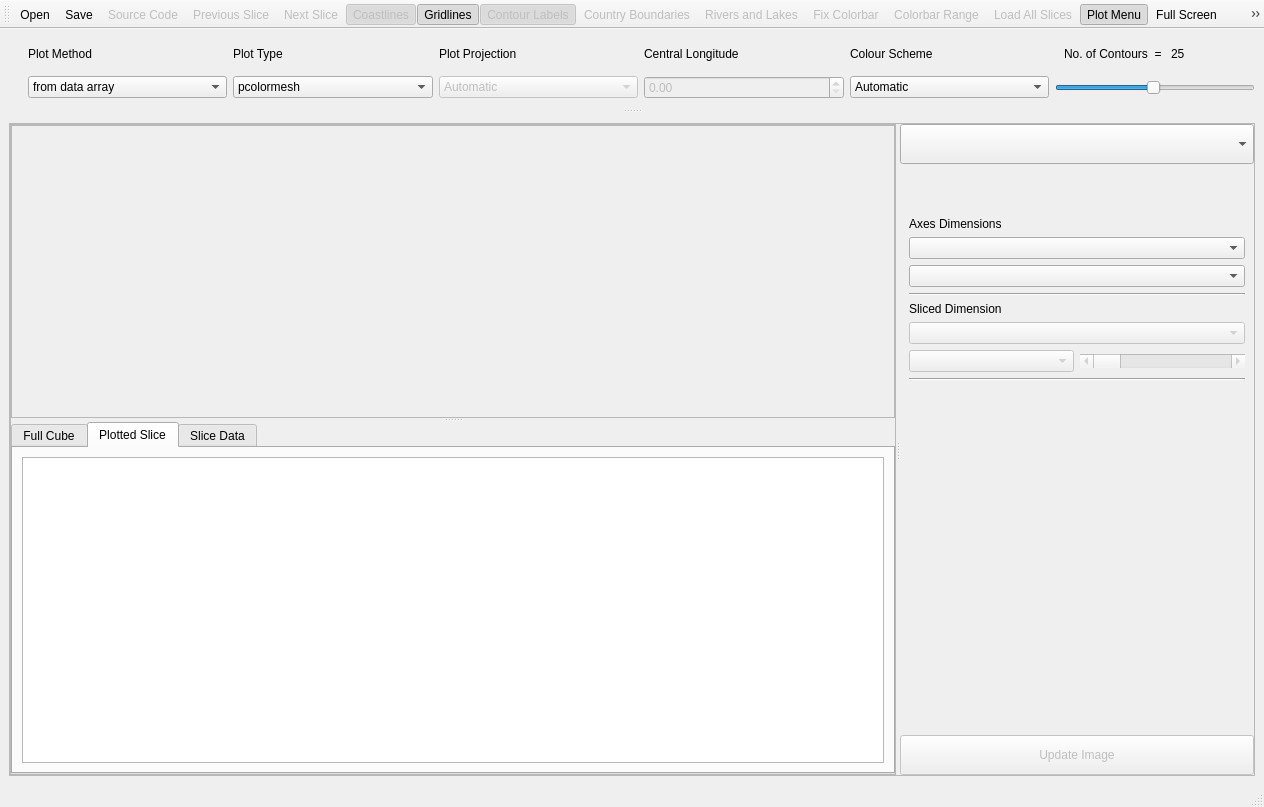
<?xml version="1.0" encoding="UTF-8"?>
<ui version="4.0">
 <class>MainWindow</class>
 <widget class="QMainWindow" name="MainWindow">
  <property name="geometry">
   <rect>
    <x>0</x>
    <y>0</y>
    <width>1264</width>
    <height>807</height>
   </rect>
  </property>
  <property name="windowTitle">
   <string>cubeviz</string>
  </property>
  <widget class="QWidget" name="centralwidget">
   <layout class="QGridLayout" name="gridLayout_5">
    <item row="0" column="0">
     <widget class="QSplitter" name="splitter">
      <property name="frameShape">
       <enum>QFrame::StyledPanel</enum>
      </property>
      <property name="frameShadow">
       <enum>QFrame::Plain</enum>
      </property>
      <property name="orientation">
       <enum>Qt::Horizontal</enum>
      </property>
      <widget class="QWidget" name="gridLayoutWidget">
       <layout class="QGridLayout" name="gridLayout_3">
        <item row="0" column="0">
         <widget class="QSplitter" name="splitter_2">
          <property name="frameShape">
           <enum>QFrame::StyledPanel</enum>
          </property>
          <property name="orientation">
           <enum>Qt::Vertical</enum>
          </property>
          <widget class="QFrame" name="frame">
           <property name="minimumSize">
            <size>
             <width>500</width>
             <height>200</height>
            </size>
           </property>
           <property name="maximumSize">
            <size>
             <width>16777215</width>
             <height>16777215</height>
            </size>
           </property>
           <property name="frameShape">
            <enum>QFrame::StyledPanel</enum>
           </property>
           <property name="frameShadow">
            <enum>QFrame::Raised</enum>
           </property>
           <layout class="QGridLayout" name="gridLayout_6">
            <item row="1" column="0">
             <widget class="MatplotlibWidget" name="matplotlib_display" native="true">
              <property name="minimumSize">
               <size>
                <width>300</width>
                <height>180</height>
               </size>
              </property>
             </widget>
            </item>
           </layout>
          </widget>
          <widget class="QTabWidget" name="cube_info_tab">
           <property name="minimumSize">
            <size>
             <width>300</width>
             <height>0</height>
            </size>
           </property>
           <property name="toolTip">
            <string/>
           </property>
           <property name="currentIndex">
            <number>1</number>
           </property>
           <widget class="QWidget" name="print_cube_tab">
            <property name="toolTip">
             <string>displays the summary of the loaded cube</string>
            </property>
            <attribute name="title">
             <string>Full Cube</string>
            </attribute>
            <layout class="QGridLayout" name="gridLayout">
             <item row="0" column="0">
              <widget class="QTextBrowser" name="print_cube_browser">
               <property name="font">
                <font>
                 <family>DejaVu Sans Mono</family>
                 <pointsize>10</pointsize>
                 <weight>50</weight>
                 <italic>false</italic>
                 <bold>false</bold>
                </font>
               </property>
               <property name="styleSheet">
                <string notr="true">font: 10pt &quot;Liberation Mono&quot;;
font: 10pt &quot;DejaVu Sans Mono&quot;;</string>
               </property>
               <property name="verticalScrollBarPolicy">
                <enum>Qt::ScrollBarAsNeeded</enum>
               </property>
               <property name="horizontalScrollBarPolicy">
                <enum>Qt::ScrollBarAsNeeded</enum>
               </property>
               <property name="lineWrapMode">
                <enum>QTextEdit::NoWrap</enum>
               </property>
              </widget>
             </item>
            </layout>
           </widget>
           <widget class="QWidget" name="print_slice_tab">
            <property name="toolTip">
             <string>displays the summary of the currently plotted slice</string>
            </property>
            <attribute name="title">
             <string>Plotted Slice</string>
            </attribute>
            <layout class="QGridLayout" name="gridLayout_2">
             <item row="0" column="0">
              <widget class="QTextBrowser" name="print_cube_slice_browser">
               <property name="font">
                <font>
                 <family>DejaVu Sans Mono</family>
                 <pointsize>10</pointsize>
                 <weight>50</weight>
                 <italic>false</italic>
                 <bold>false</bold>
                </font>
               </property>
               <property name="styleSheet">
                <string notr="true">font: 10pt &quot;DejaVu Sans Mono&quot;;</string>
               </property>
              </widget>
             </item>
            </layout>
           </widget>
           <widget class="QWidget" name="data_tab">
            <property name="toolTip">
             <string>Displays the data contained within the currently plotted slice</string>
            </property>
            <attribute name="title">
             <string>Slice Data</string>
            </attribute>
            <layout class="QGridLayout" name="gridLayout_8"/>
           </widget>
          </widget>
         </widget>
        </item>
       </layout>
      </widget>
      <widget class="QWidget" name="gridLayoutWidget_2">
       <layout class="QVBoxLayout" name="verticalLayout">
        <item>
         <widget class="QComboBox" name="select_cube">
          <property name="minimumSize">
           <size>
            <width>100</width>
            <height>40</height>
           </size>
          </property>
          <property name="maximumSize">
           <size>
            <width>16777215</width>
            <height>16777215</height>
           </size>
          </property>
          <property name="toolTip">
           <string>Select which cube to view from the current file</string>
          </property>
         </widget>
        </item>
        <item>
         <widget class="QFrame" name="dim_options_frame">
          <property name="minimumSize">
           <size>
            <width>200</width>
            <height>0</height>
           </size>
          </property>
          <property name="maximumSize">
           <size>
            <width>16777215</width>
            <height>16777215</height>
           </size>
          </property>
          <layout class="QGridLayout" name="gridLayout_9">
           <item row="1" column="0" colspan="2">
            <widget class="QLabel" name="axes_dimensions_label">
             <property name="maximumSize">
              <size>
               <width>16777215</width>
               <height>40</height>
              </size>
             </property>
             <property name="text">
              <string>Axes Dimensions</string>
             </property>
            </widget>
           </item>
           <item row="3" column="0" colspan="2">
            <widget class="QComboBox" name="select_dimension_1">
             <property name="maximumSize">
              <size>
               <width>16777215</width>
               <height>16777215</height>
              </size>
             </property>
             <property name="toolTip">
              <string>Selects the Dimensions to be plotted against</string>
             </property>
            </widget>
           </item>
           <item row="4" column="0" colspan="2">
            <widget class="QComboBox" name="select_dimension_2">
             <property name="maximumSize">
              <size>
               <width>16777215</width>
               <height>16777215</height>
              </size>
             </property>
             <property name="toolTip">
              <string>Selects the Dimensions to be plotted against</string>
             </property>
            </widget>
           </item>
           <item row="5" column="0" colspan="2">
            <widget class="Line" name="line">
             <property name="orientation">
              <enum>Qt::Horizontal</enum>
             </property>
            </widget>
           </item>
           <item row="6" column="0" colspan="2">
            <widget class="QLabel" name="sliced_dimensions_label">
             <property name="maximumSize">
              <size>
               <width>16777215</width>
               <height>40</height>
              </size>
             </property>
             <property name="text">
              <string>Sliced Dimension</string>
             </property>
            </widget>
           </item>
           <item row="7" column="0" colspan="2">
            <widget class="QComboBox" name="select_sliced_dim">
             <property name="enabled">
              <bool>false</bool>
             </property>
             <property name="maximumSize">
              <size>
               <width>16777215</width>
               <height>16777215</height>
              </size>
             </property>
             <property name="toolTip">
              <string>Select the dimension that you wish to take slices through</string>
             </property>
            </widget>
           </item>
           <item row="9" column="0">
            <widget class="QComboBox" name="select_slice_combo">
             <property name="enabled">
              <bool>false</bool>
             </property>
             <property name="maximumSize">
              <size>
               <width>16777215</width>
               <height>16777215</height>
              </size>
             </property>
             <property name="toolTip">
              <string>Select the slice you wish to view</string>
             </property>
            </widget>
           </item>
           <item row="9" column="1">
            <widget class="QScrollBar" name="select_slice_scroll">
             <property name="enabled">
              <bool>false</bool>
             </property>
             <property name="maximumSize">
              <size>
               <width>16777215</width>
               <height>16777215</height>
              </size>
             </property>
             <property name="toolTip">
              <string>Select the slice you wish to view</string>
             </property>
             <property name="orientation">
              <enum>Qt::Horizontal</enum>
             </property>
            </widget>
           </item>
           <item row="13" column="0">
            <spacer name="verticalSpacer">
             <property name="orientation">
              <enum>Qt::Vertical</enum>
             </property>
             <property name="sizeHint" stdset="0">
              <size>
               <width>20</width>
               <height>40</height>
              </size>
             </property>
            </spacer>
           </item>
           <item row="0" column="0">
            <spacer name="verticalSpacer_3">
             <property name="orientation">
              <enum>Qt::Vertical</enum>
             </property>
             <property name="sizeHint" stdset="0">
              <size>
               <width>20</width>
               <height>40</height>
              </size>
             </property>
            </spacer>
           </item>
           <item row="0" column="1">
            <spacer name="verticalSpacer_4">
             <property name="orientation">
              <enum>Qt::Vertical</enum>
             </property>
             <property name="sizeHint" stdset="0">
              <size>
               <width>20</width>
               <height>40</height>
              </size>
             </property>
            </spacer>
           </item>
           <item row="11" column="0">
            <spacer name="verticalSpacer_5">
             <property name="orientation">
              <enum>Qt::Vertical</enum>
             </property>
             <property name="sizeHint" stdset="0">
              <size>
               <width>20</width>
               <height>40</height>
              </size>
             </property>
            </spacer>
           </item>
           <item row="11" column="1">
            <spacer name="verticalSpacer_6">
             <property name="orientation">
              <enum>Qt::Vertical</enum>
             </property>
             <property name="sizeHint" stdset="0">
              <size>
               <width>20</width>
               <height>40</height>
              </size>
             </property>
            </spacer>
           </item>
           <item row="10" column="0" colspan="2">
            <widget class="Line" name="line_2">
             <property name="orientation">
              <enum>Qt::Horizontal</enum>
             </property>
            </widget>
           </item>
           <item row="12" column="1">
            <spacer name="verticalSpacer_2">
             <property name="orientation">
              <enum>Qt::Vertical</enum>
             </property>
             <property name="sizeHint" stdset="0">
              <size>
               <width>20</width>
               <height>40</height>
              </size>
             </property>
            </spacer>
           </item>
           <item row="12" column="0">
            <spacer name="verticalSpacer_7">
             <property name="orientation">
              <enum>Qt::Vertical</enum>
             </property>
             <property name="sizeHint" stdset="0">
              <size>
               <width>20</width>
               <height>40</height>
              </size>
             </property>
            </spacer>
           </item>
           <item row="13" column="1">
            <spacer name="verticalSpacer_8">
             <property name="orientation">
              <enum>Qt::Vertical</enum>
             </property>
             <property name="sizeHint" stdset="0">
              <size>
               <width>20</width>
               <height>40</height>
              </size>
             </property>
            </spacer>
           </item>
           <item row="14" column="0">
            <spacer name="verticalSpacer_9">
             <property name="orientation">
              <enum>Qt::Vertical</enum>
             </property>
             <property name="sizeHint" stdset="0">
              <size>
               <width>20</width>
               <height>40</height>
              </size>
             </property>
            </spacer>
           </item>
           <item row="14" column="1">
            <spacer name="verticalSpacer_10">
             <property name="orientation">
              <enum>Qt::Vertical</enum>
             </property>
             <property name="sizeHint" stdset="0">
              <size>
               <width>20</width>
               <height>40</height>
              </size>
             </property>
            </spacer>
           </item>
           <item row="15" column="0">
            <spacer name="verticalSpacer_11">
             <property name="orientation">
              <enum>Qt::Vertical</enum>
             </property>
             <property name="sizeHint" stdset="0">
              <size>
               <width>20</width>
               <height>40</height>
              </size>
             </property>
            </spacer>
           </item>
           <item row="15" column="1">
            <spacer name="verticalSpacer_12">
             <property name="orientation">
              <enum>Qt::Vertical</enum>
             </property>
             <property name="sizeHint" stdset="0">
              <size>
               <width>20</width>
               <height>40</height>
              </size>
             </property>
            </spacer>
           </item>
           <item row="16" column="0">
            <spacer name="verticalSpacer_13">
             <property name="orientation">
              <enum>Qt::Vertical</enum>
             </property>
             <property name="sizeHint" stdset="0">
              <size>
               <width>20</width>
               <height>40</height>
              </size>
             </property>
            </spacer>
           </item>
           <item row="16" column="1">
            <spacer name="verticalSpacer_14">
             <property name="orientation">
              <enum>Qt::Vertical</enum>
             </property>
             <property name="sizeHint" stdset="0">
              <size>
               <width>20</width>
               <height>40</height>
              </size>
             </property>
            </spacer>
           </item>
           <item row="19" column="0">
            <spacer name="verticalSpacer_15">
             <property name="orientation">
              <enum>Qt::Vertical</enum>
             </property>
             <property name="sizeHint" stdset="0">
              <size>
               <width>20</width>
               <height>40</height>
              </size>
             </property>
            </spacer>
           </item>
           <item row="18" column="1">
            <spacer name="verticalSpacer_16">
             <property name="orientation">
              <enum>Qt::Vertical</enum>
             </property>
             <property name="sizeHint" stdset="0">
              <size>
               <width>20</width>
               <height>40</height>
              </size>
             </property>
            </spacer>
           </item>
           <item row="17" column="0">
            <spacer name="verticalSpacer_17">
             <property name="orientation">
              <enum>Qt::Vertical</enum>
             </property>
             <property name="sizeHint" stdset="0">
              <size>
               <width>20</width>
               <height>40</height>
              </size>
             </property>
            </spacer>
           </item>
           <item row="17" column="1">
            <spacer name="verticalSpacer_18">
             <property name="orientation">
              <enum>Qt::Vertical</enum>
             </property>
             <property name="sizeHint" stdset="0">
              <size>
               <width>20</width>
               <height>40</height>
              </size>
             </property>
            </spacer>
           </item>
           <item row="18" column="0">
            <spacer name="verticalSpacer_19">
             <property name="orientation">
              <enum>Qt::Vertical</enum>
             </property>
             <property name="sizeHint" stdset="0">
              <size>
               <width>20</width>
               <height>40</height>
              </size>
             </property>
            </spacer>
           </item>
           <item row="19" column="1">
            <spacer name="verticalSpacer_20">
             <property name="orientation">
              <enum>Qt::Vertical</enum>
             </property>
             <property name="sizeHint" stdset="0">
              <size>
               <width>20</width>
               <height>40</height>
              </size>
             </property>
            </spacer>
           </item>
          </layout>
         </widget>
        </item>
        <item>
         <widget class="QPushButton" name="update_button">
          <property name="enabled">
           <bool>false</bool>
          </property>
          <property name="minimumSize">
           <size>
            <width>0</width>
            <height>40</height>
           </size>
          </property>
          <property name="maximumSize">
           <size>
            <width>16777215</width>
            <height>16777215</height>
           </size>
          </property>
          <property name="toolTip">
           <string>Click this Button to apply changes to the plot</string>
          </property>
          <property name="text">
           <string>Update Image</string>
          </property>
          <property name="shortcut">
           <string>Return</string>
          </property>
         </widget>
        </item>
       </layout>
      </widget>
     </widget>
    </item>
   </layout>
  </widget>
  <widget class="QStatusBar" name="statusbar"/>
  <widget class="QToolBar" name="toolBar">
   <property name="enabled">
    <bool>true</bool>
   </property>
   <property name="windowTitle">
    <string>toolBar</string>
   </property>
   <attribute name="toolBarArea">
    <enum>TopToolBarArea</enum>
   </attribute>
   <attribute name="toolBarBreak">
    <bool>false</bool>
   </attribute>
   <addaction name="action_open"/>
   <addaction name="action_save"/>
   <addaction name="action_source_code"/>
   <addaction name="action_previous_slice"/>
   <addaction name="action_next_slice"/>
   <addaction name="action_coastlines"/>
   <addaction name="action_gridlines"/>
   <addaction name="action_contour_labels"/>
   <addaction name="action_country_boundaries"/>
   <addaction name="action_rivers_and_lakes"/>
   <addaction name="action_fix_colorbar"/>
   <addaction name="action_colorbar"/>
   <addaction name="action_load_slices"/>
   <addaction name="action_plot_menu"/>
   <addaction name="action_full_screen"/>
   <addaction name="action_about"/>
   <addaction name="action_exit"/>
  </widget>
  <widget class="QDockWidget" name="plot_menu">
   <property name="features">
    <set>QDockWidget::DockWidgetMovable|QDockWidget::DockWidgetVerticalTitleBar</set>
   </property>
   <property name="allowedAreas">
    <set>Qt::BottomDockWidgetArea|Qt::TopDockWidgetArea</set>
   </property>
   <attribute name="dockWidgetArea">
    <number>4</number>
   </attribute>
   <widget class="QWidget" name="plot_menu_contents">
    <layout class="QGridLayout" name="gridLayout_7">
     <item row="0" column="1">
      <widget class="QLabel" name="plot_type_label">
       <property name="text">
        <string>Plot Type</string>
       </property>
      </widget>
     </item>
     <item row="0" column="3">
      <widget class="QLabel" name="plot_projection_label">
       <property name="text">
        <string>Plot Projection</string>
       </property>
      </widget>
     </item>
     <item row="0" column="5">
      <widget class="QLabel" name="color_scheme_label">
       <property name="text">
        <string>Colour Scheme</string>
       </property>
      </widget>
     </item>
     <item row="5" column="1">
      <widget class="QComboBox" name="select_plot_type">
       <property name="minimumSize">
        <size>
         <width>150</width>
         <height>0</height>
        </size>
       </property>
       <property name="toolTip">
        <string>Select the type of plot to be used</string>
       </property>
       <item>
        <property name="text">
         <string>pcolormesh</string>
        </property>
       </item>
       <item>
        <property name="text">
         <string>Filled Contour</string>
        </property>
       </item>
       <item>
        <property name="text">
         <string>Contour</string>
        </property>
       </item>
      </widget>
     </item>
     <item row="5" column="3">
      <widget class="QComboBox" name="select_projection">
       <property name="enabled">
        <bool>false</bool>
       </property>
       <property name="minimumSize">
        <size>
         <width>150</width>
         <height>0</height>
        </size>
       </property>
       <property name="toolTip">
        <string>select the map projection to be used</string>
       </property>
       <item>
        <property name="text">
         <string>Automatic</string>
        </property>
       </item>
       <item>
        <property name="text">
         <string>Plate Carree</string>
        </property>
       </item>
       <item>
        <property name="text">
         <string>Lambert Cylindrical</string>
        </property>
       </item>
       <item>
        <property name="text">
         <string>Mercator</string>
        </property>
       </item>
       <item>
        <property name="text">
         <string>Miller</string>
        </property>
       </item>
       <item>
        <property name="text">
         <string>Orthographic</string>
        </property>
       </item>
       <item>
        <property name="text">
         <string>Robinson</string>
        </property>
       </item>
       <item>
        <property name="text">
         <string>Stereographic</string>
        </property>
       </item>
       <item>
        <property name="text">
         <string>Rotated Pole</string>
        </property>
       </item>
       <item>
        <property name="text">
         <string>OSGB</string>
        </property>
       </item>
       <item>
        <property name="text">
         <string>EuroPP</string>
        </property>
       </item>
       <item>
        <property name="text">
         <string>North Polar Stereo</string>
        </property>
       </item>
       <item>
        <property name="text">
         <string>OSNI</string>
        </property>
       </item>
       <item>
        <property name="text">
         <string>South Polar Stereo</string>
        </property>
       </item>
      </widget>
     </item>
     <item row="5" column="5">
      <widget class="QComboBox" name="select_colormap">
       <property name="minimumSize">
        <size>
         <width>150</width>
         <height>0</height>
        </size>
       </property>
       <property name="toolTip">
        <string>Select the colour scheme to be used</string>
       </property>
       <item>
        <property name="text">
         <string>Automatic</string>
        </property>
       </item>
       <item>
        <property name="text">
         <string>brewer_Accent_08</string>
        </property>
       </item>
       <item>
        <property name="text">
         <string>brewer_Blues_09</string>
        </property>
       </item>
       <item>
        <property name="text">
         <string>brewer_BrBG_11</string>
        </property>
       </item>
       <item>
        <property name="text">
         <string>brewer_BuGn_09</string>
        </property>
       </item>
       <item>
        <property name="text">
         <string>brewer_BuPu_09</string>
        </property>
       </item>
       <item>
        <property name="text">
         <string>brewer_Dark2_08</string>
        </property>
       </item>
       <item>
        <property name="text">
         <string>brewer_GnBu_09</string>
        </property>
       </item>
       <item>
        <property name="text">
         <string>brewer_Greens_09</string>
        </property>
       </item>
       <item>
        <property name="text">
         <string>brewer_Greys_09</string>
        </property>
       </item>
       <item>
        <property name="text">
         <string>brewer_OrRd_09</string>
        </property>
       </item>
       <item>
        <property name="text">
         <string>brewer_Oranges_09</string>
        </property>
       </item>
       <item>
        <property name="text">
         <string>brewer_PRGn_11</string>
        </property>
       </item>
       <item>
        <property name="text">
         <string>brewer_Paired_12</string>
        </property>
       </item>
       <item>
        <property name="text">
         <string>brewer_Pastel1_09</string>
        </property>
       </item>
       <item>
        <property name="text">
         <string>brewer_Pastel2_08</string>
        </property>
       </item>
       <item>
        <property name="text">
         <string>brewer_PiYG_11</string>
        </property>
       </item>
       <item>
        <property name="text">
         <string>brewer_PuBuGn_09</string>
        </property>
       </item>
       <item>
        <property name="text">
         <string>brewer_PuBu_09</string>
        </property>
       </item>
       <item>
        <property name="text">
         <string>brewer_PuOr_11</string>
        </property>
       </item>
       <item>
        <property name="text">
         <string>brewer_PuRd_09</string>
        </property>
       </item>
       <item>
        <property name="text">
         <string>brewer_Purples_09</string>
        </property>
       </item>
       <item>
        <property name="text">
         <string>brewer_RdBu_11</string>
        </property>
       </item>
       <item>
        <property name="text">
         <string>brewer_RdGy_11</string>
        </property>
       </item>
       <item>
        <property name="text">
         <string>brewer_RdPu_09</string>
        </property>
       </item>
       <item>
        <property name="text">
         <string>brewer_RdYlBu_11</string>
        </property>
       </item>
       <item>
        <property name="text">
         <string>brewer_RdYlGn_11</string>
        </property>
       </item>
       <item>
        <property name="text">
         <string>brewer_Reds_09</string>
        </property>
       </item>
       <item>
        <property name="text">
         <string>brewer_Set1_09</string>
        </property>
       </item>
       <item>
        <property name="text">
         <string>brewer_Set2_08</string>
        </property>
       </item>
       <item>
        <property name="text">
         <string>brewer_Set3_12</string>
        </property>
       </item>
       <item>
        <property name="text">
         <string>brewer_Spectral_11</string>
        </property>
       </item>
       <item>
        <property name="text">
         <string>brewer_YlGnBu_09</string>
        </property>
       </item>
       <item>
        <property name="text">
         <string>brewer_YlGn_09</string>
        </property>
       </item>
       <item>
        <property name="text">
         <string>brewer_YlOrBr_09</string>
        </property>
       </item>
       <item>
        <property name="text">
         <string>brewer_YlOrBr_09</string>
        </property>
       </item>
       <item>
        <property name="text">
         <string>brewer_YlOrRd_09</string>
        </property>
       </item>
      </widget>
     </item>
     <item row="5" column="7">
      <widget class="QSlider" name="contour_slider">
       <property name="minimumSize">
        <size>
         <width>50</width>
         <height>0</height>
        </size>
       </property>
       <property name="maximumSize">
        <size>
         <width>200</width>
         <height>16777215</height>
        </size>
       </property>
       <property name="toolTip">
        <string>select the number of contours to be plotted</string>
       </property>
       <property name="minimum">
        <number>1</number>
       </property>
       <property name="maximum">
        <number>50</number>
       </property>
       <property name="value">
        <number>25</number>
       </property>
       <property name="orientation">
        <enum>Qt::Horizontal</enum>
       </property>
      </widget>
     </item>
     <item row="5" column="0">
      <widget class="QComboBox" name="select_plot_method">
       <property name="minimumSize">
        <size>
         <width>150</width>
         <height>0</height>
        </size>
       </property>
       <item>
        <property name="text">
         <string>from data array</string>
        </property>
       </item>
       <item>
        <property name="text">
         <string>using quickplot</string>
        </property>
       </item>
      </widget>
     </item>
     <item row="0" column="0">
      <widget class="QLabel" name="label">
       <property name="text">
        <string>Plot Method</string>
       </property>
      </widget>
     </item>
     <item row="0" column="7">
      <widget class="QFrame" name="contour_label_frame">
       <property name="frameShape">
        <enum>QFrame::NoFrame</enum>
       </property>
       <property name="frameShadow">
        <enum>QFrame::Raised</enum>
       </property>
       <layout class="QGridLayout" name="gridLayout_4">
        <item row="0" column="0">
         <widget class="QLabel" name="num_contours_label">
          <property name="text">
           <string>No. of Contours  = </string>
          </property>
         </widget>
        </item>
        <item row="0" column="1">
         <widget class="QLabel" name="contour_label">
          <property name="text">
           <string>25</string>
          </property>
         </widget>
        </item>
       </layout>
      </widget>
     </item>
     <item row="5" column="4">
      <widget class="QDoubleSpinBox" name="select_central_longitude">
       <property name="enabled">
        <bool>false</bool>
       </property>
       <property name="minimumSize">
        <size>
         <width>150</width>
         <height>0</height>
        </size>
       </property>
       <property name="maximum">
        <double>360.000000000000000</double>
       </property>
       <property name="singleStep">
        <double>5.000000000000000</double>
       </property>
      </widget>
     </item>
     <item row="0" column="4">
      <widget class="QLabel" name="label_2">
       <property name="text">
        <string>Central Longitude</string>
       </property>
      </widget>
     </item>
    </layout>
   </widget>
  </widget>
  <action name="action_open">
   <property name="text">
    <string>Open</string>
   </property>
   <property name="toolTip">
    <string>Click to open a file (shortcut Ctrl + O)</string>
   </property>
   <property name="shortcut">
    <string>Ctrl+O</string>
   </property>
  </action>
  <action name="action_save">
   <property name="text">
    <string>Save</string>
   </property>
   <property name="toolTip">
    <string>Save the current Image (shortcut Ctrl + S)</string>
   </property>
   <property name="shortcut">
    <string>Ctrl+S</string>
   </property>
  </action>
  <action name="action_exit">
   <property name="text">
    <string>Exit</string>
   </property>
   <property name="shortcut">
    <string>Esc</string>
   </property>
  </action>
  <action name="action_coastlines">
   <property name="checkable">
    <bool>true</bool>
   </property>
   <property name="checked">
    <bool>true</bool>
   </property>
   <property name="enabled">
    <bool>false</bool>
   </property>
   <property name="text">
    <string>Coastlines</string>
   </property>
   <property name="toolTip">
    <string>Toggle coastlines drawn on plot (shortcut C)</string>
   </property>
   <property name="shortcut">
    <string>C</string>
   </property>
  </action>
  <action name="action_gridlines">
   <property name="checkable">
    <bool>true</bool>
   </property>
   <property name="checked">
    <bool>true</bool>
   </property>
   <property name="enabled">
    <bool>true</bool>
   </property>
   <property name="text">
    <string>Gridlines</string>
   </property>
   <property name="toolTip">
    <string>Toggle gridlines drawn on plot (shortcut G)</string>
   </property>
   <property name="shortcut">
    <string>G</string>
   </property>
  </action>
  <action name="action_country_boundaries">
   <property name="checkable">
    <bool>true</bool>
   </property>
   <property name="enabled">
    <bool>false</bool>
   </property>
   <property name="text">
    <string>Country Boundaries</string>
   </property>
   <property name="toolTip">
    <string>Toggle Country Boundaries Drawn (shortcut B)</string>
   </property>
   <property name="shortcut">
    <string>B</string>
   </property>
  </action>
  <action name="action_rivers_and_lakes">
   <property name="checkable">
    <bool>true</bool>
   </property>
   <property name="enabled">
    <bool>false</bool>
   </property>
   <property name="text">
    <string>Rivers and Lakes</string>
   </property>
   <property name="toolTip">
    <string>Toggle Rivers and Lakes drawn (shortcut R)</string>
   </property>
   <property name="shortcut">
    <string>R</string>
   </property>
  </action>
  <action name="action_next_slice">
   <property name="enabled">
    <bool>false</bool>
   </property>
   <property name="text">
    <string>Next Slice</string>
   </property>
   <property name="toolTip">
    <string>View the Next Slice (shortcut 6)</string>
   </property>
   <property name="shortcut">
    <string>6</string>
   </property>
   <property name="visible">
    <bool>true</bool>
   </property>
   <property name="iconVisibleInMenu">
    <bool>false</bool>
   </property>
  </action>
  <action name="action_previous_slice">
   <property name="enabled">
    <bool>false</bool>
   </property>
   <property name="text">
    <string>Previous Slice</string>
   </property>
   <property name="toolTip">
    <string>View the Previous Slice (shortcut 4)</string>
   </property>
   <property name="shortcut">
    <string>4</string>
   </property>
   <property name="visible">
    <bool>true</bool>
   </property>
  </action>
  <action name="action_fix_colorbar">
   <property name="checkable">
    <bool>true</bool>
   </property>
   <property name="enabled">
    <bool>false</bool>
   </property>
   <property name="text">
    <string>Fix Colorbar</string>
   </property>
   <property name="shortcut">
    <string>F</string>
   </property>
   <property name="visible">
    <bool>false</bool>
   </property>
  </action>
  <action name="action_colorbar">
   <property name="enabled">
    <bool>false</bool>
   </property>
   <property name="text">
    <string>Colorbar Range</string>
   </property>
   <property name="toolTip">
    <string>Set the range of the colorbar (shortcut O)</string>
   </property>
   <property name="shortcut">
    <string>O</string>
   </property>
  </action>
  <action name="action_plot_menu">
   <property name="checkable">
    <bool>true</bool>
   </property>
   <property name="checked">
    <bool>true</bool>
   </property>
   <property name="text">
    <string>Plot Menu</string>
   </property>
   <property name="toolTip">
    <string>Toggle the Plot Menu (shortcut M)</string>
   </property>
   <property name="shortcut">
    <string>M</string>
   </property>
  </action>
  <action name="action_contour_labels">
   <property name="checkable">
    <bool>true</bool>
   </property>
   <property name="checked">
    <bool>true</bool>
   </property>
   <property name="enabled">
    <bool>false</bool>
   </property>
   <property name="text">
    <string>Contour Labels</string>
   </property>
   <property name="toolTip">
    <string>Toggle contour lables drawn on plot (shortcut L)</string>
   </property>
   <property name="shortcut">
    <string>L</string>
   </property>
   <property name="visible">
    <bool>true</bool>
   </property>
  </action>
  <action name="action_full_screen">
   <property name="checkable">
    <bool>true</bool>
   </property>
   <property name="text">
    <string>Full Screen</string>
   </property>
   <property name="shortcut">
    <string>Q</string>
   </property>
   <property name="visible">
    <bool>false</bool>
   </property>
  </action>
  <action name="action_load_slices">
   <property name="checkable">
    <bool>true</bool>
   </property>
   <property name="enabled">
    <bool>false</bool>
   </property>
   <property name="text">
    <string>Load All Slices</string>
   </property>
   <property name="toolTip">
    <string>Loads all slices of the cube along the sliced dimension at once. This will then reduce the loading time between slices.</string>
   </property>
   <property name="shortcut">
    <string>L</string>
   </property>
   <property name="visible">
    <bool>false</bool>
   </property>
  </action>
  <action name="action_about">
   <property name="text">
    <string>About</string>
   </property>
   <property name="toolTip">
    <string>General Information</string>
   </property>
  </action>
  <action name="action_source_code">
   <property name="enabled">
    <bool>false</bool>
   </property>
   <property name="text">
    <string>Source Code</string>
   </property>
   <property name="shortcut">
    <string>S</string>
   </property>
  </action>
 </widget>
 <customwidgets>
  <customwidget>
   <class>MatplotlibWidget</class>
   <extends>QWidget</extends>
   <header>matplotlib_widget</header>
   <container>1</container>
  </customwidget>
 </customwidgets>
 <resources/>
 <connections>
  <connection>
   <sender>action_exit</sender>
   <signal>triggered()</signal>
   <receiver>MainWindow</receiver>
   <slot>close()</slot>
   <hints>
    <hint type="sourcelabel">
     <x>-1</x>
     <y>-1</y>
    </hint>
    <hint type="destinationlabel">
     <x>501</x>
     <y>403</y>
    </hint>
   </hints>
  </connection>
  <connection>
   <sender>contour_slider</sender>
   <signal>valueChanged(int)</signal>
   <receiver>contour_label</receiver>
   <slot>setNum(int)</slot>
   <hints>
    <hint type="sourcelabel">
     <x>726</x>
     <y>328</y>
    </hint>
    <hint type="destinationlabel">
     <x>856</x>
     <y>328</y>
    </hint>
   </hints>
  </connection>
  <connection>
   <sender>select_slice_combo</sender>
   <signal>currentIndexChanged(int)</signal>
   <receiver>select_slice_scroll</receiver>
   <slot>setValue(int)</slot>
   <hints>
    <hint type="sourcelabel">
     <x>633</x>
     <y>347</y>
    </hint>
    <hint type="destinationlabel">
     <x>777</x>
     <y>347</y>
    </hint>
   </hints>
  </connection>
  <connection>
   <sender>select_slice_scroll</sender>
   <signal>valueChanged(int)</signal>
   <receiver>select_slice_combo</receiver>
   <slot>setCurrentIndex(int)</slot>
   <hints>
    <hint type="sourcelabel">
     <x>777</x>
     <y>347</y>
    </hint>
    <hint type="destinationlabel">
     <x>633</x>
     <y>347</y>
    </hint>
   </hints>
  </connection>
  <connection>
   <sender>action_plot_menu</sender>
   <signal>toggled(bool)</signal>
   <receiver>plot_menu</receiver>
   <slot>setVisible(bool)</slot>
   <hints>
    <hint type="sourcelabel">
     <x>-1</x>
     <y>-1</y>
    </hint>
    <hint type="destinationlabel">
     <x>472</x>
     <y>79</y>
    </hint>
   </hints>
  </connection>
 </connections>
</ui>
